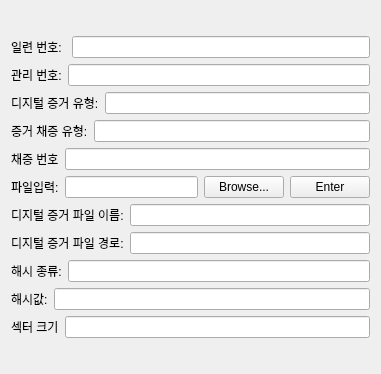
                              <widget class="QWidget" name="DE_Aquisition_Info__scrollAreaWidgetContents_1">
                               <property name="geometry">
                                <rect>
                                 <x>0</x>
                                 <y>-254</y>
                                 <width>381</width>
                                 <height>374</height>
                                </rect>
                               </property>
                               <layout class="QGridLayout" name="gridLayout_15">
                                <item row="0" column="0">
                                 <layout class="QVBoxLayout" name="DE_Aquisition_Info_file__verticalLayout_1">
                                  <item>
                                   <layout class="QHBoxLayout" name="horizontalLayout_2">
                                    <item>
                                     <widget class="QLabel" name="label_6">
                                      <property name="text">
                                       <string>일련 번호: </string>
                                      </property>
                                     </widget>
                                    </item>
                                    <item>
                                     <widget class="QLineEdit" name="lineEdit_2"/>
                                    </item>
                                   </layout>
                                  </item>
                                  <item>
                                   <layout class="QHBoxLayout" name="DE_management_id__horizontalLayout_2">
                                    <item>
                                     <widget class="QLabel" name="DE_management_id__label_2">
                                      <property name="text">
                                       <string>관리 번호:</string>
                                      </property>
                                     </widget>
                                    </item>
                                    <item>
                                     <widget class="QLineEdit" name="DE_management_id__lineEdit_2"/>
                                    </item>
                                   </layout>
                                  </item>
                                  <item>
                                   <layout class="QHBoxLayout" name="DE_digital_evidence_type__horizontalLayout_2">
                                    <item>
                                     <widget class="QLabel" name="DE_digital_evidence_type__label_2">
                                      <property name="text">
                                       <string>디지털 증거 유형:</string>
                                      </property>
                                     </widget>
                                    </item>
                                    <item>
                                     <widget class="QLineEdit" name="DE_digital_evidence_type__lineEdit_2"/>
                                    </item>
                                   </layout>
                                  </item>
                                  <item>
                                   <layout class="QHBoxLayout" name="DE_evidences_gathering_type__horizontalLayout_2">
                                    <item>
                                     <widget class="QLabel" name="DE_evidences_gathering_type__label_2">
                                      <property name="text">
                                       <string>증거 채증 유형:</string>
                                      </property>
                                     </widget>
                                    </item>
                                    <item>
                                     <widget class="QLineEdit" name="DE_evidences_gathering_type__ineEdit_2"/>
                                    </item>
                                   </layout>
                                  </item>
                                  <item>
                                   <layout class="QHBoxLayout" name="horizontalLayout_5">
                                    <item>
                                     <widget class="QLabel" name="label_5">
                                      <property name="text">
                                       <string>채증 번호</string>
                                      </property>
                                     </widget>
                                    </item>
                                    <item>
                                     <widget class="QLineEdit" name="lineEdit_5"/>
                                    </item>
                                   </layout>
                                  </item>
                                  <item>
                                   <layout class="QHBoxLayout" name="DE_Aquisition_Info_file_browse_horizontalLayout_1">
                                    <item>
                                     <widget class="QLabel" name="DE_Acquisition_Info_file_browse__label_1">
                                      <property name="maximumSize">
                                       <size>
                                        <width>16777215</width>
                                        <height>16500000</height>
                                       </size>
                                      </property>
                                      <property name="text">
                                       <string>파일입력:</string>
                                      </property>
                                     </widget>
                                    </item>
                                    <item>
                                     <widget class="QLineEdit" name="DE_Acquisition_Info_file_browse__lineEdit_1"/>
                                    </item>
                                    <item>
                                     <widget class="QPushButton" name="DE_Acquisition_Info_file_browse__browseButton_1">
                                      <property name="text">
                                       <string>Browse...</string>
                                      </property>
                                     </widget>
                                    </item>
                                    <item>
                                     <widget class="QPushButton" name="DE_Acquisition_Info_file_browse__enterButton_1">
                                      <property name="text">
                                       <string>Enter</string>
                                      </property>
                                     </widget>
                                    </item>
                                   </layout>
                                  </item>
                                  <item>
                                   <layout class="QHBoxLayout" name="DE_Acquisition_Infro_file_digital_evidence_file_name__horizontalLayout_1">
                                    <item>
                                     <widget class="QLabel" name="DE_Acquisition_Info_digital_evidence_file_name__label_1">
                                      <property name="text">
                                       <string>디지털 증거 파일 이름:</string>
                                      </property>
                                     </widget>
                                    </item>
                                    <item>
                                     <widget class="QLineEdit" name="DE_Acquisition_Info_digital_evidence_file_name__lineEdit_1"/>
                                    </item>
                                   </layout>
                                  </item>
                                  <item>
                                   <layout class="QHBoxLayout" name="DE_Aquisition_Info_digital_evidence_file_path__horizontalLayout_1">
                                    <item>
                                     <widget class="QLabel" name="DE_Acquisition_Info_digital_evidence_file_path__label_1">
                                      <property name="text">
                                       <string>디지털 증거 파일 경로:</string>
                                      </property>
                                     </widget>
                                    </item>
                                    <item>
                                     <widget class="QLineEdit" name="DE_Acquisition_Info_digital_evidence_file_path__lineEdit_1"/>
                                    </item>
                                   </layout>
                                  </item>
                                  <item>
                                   <layout class="QHBoxLayout" name="DE_Acquisition_Info_hash_type__horizontalLayout_1">
                                    <item>
                                     <widget class="QLabel" name="DE_Acquisition_Info_hash_type__label_1">
                                      <property name="text">
                                       <string>해시 종류:</string>
                                      </property>
                                     </widget>
                                    </item>
                                    <item>
                                     <widget class="QLineEdit" name="DE_Acquisition_Info_hash_type__lineEdit_1"/>
                                    </item>
                                   </layout>
                                  </item>
                                  <item>
                                   <layout class="QHBoxLayout" name="DE_Acquisition_Info_hash_value__horizontalLayout_1">
                                    <item>
                                     <widget class="QLabel" name="DE_Acquisition_Info_hash_value__label_1">
                                      <property name="text">
                                       <string>해시값:</string>
                                      </property>
                                     </widget>
                                    </item>
                                    <item>
                                     <widget class="QLineEdit" name="DE_Acquisition_Info_hash_value__lineEdit_1"/>
                                    </item>
                                   </layout>
                                  </item>
                                  <item>
                                   <layout class="QHBoxLayout" name="horizontalLayout_3">
                                    <item>
                                     <widget class="QLabel" name="label_7">
                                      <property name="text">
                                       <string>섹터 크기</string>
                                      </property>
                                     </widget>
                                    </item>
                                    <item>
                                     <widget class="QLineEdit" name="lineEdit_3"/>
                                    </item>
                                   </layout>
                                  </item>
                                 </layout>
                                </item>
                               </layout>
                              </widget>
